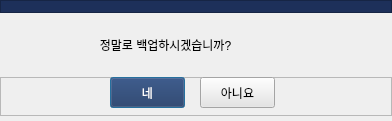
<?xml version="1.0" encoding="UTF-8"?>
<ui version="4.0">
 <class>Dialog</class>
 <widget class="QDialog" name="Dialog">
  <property name="geometry">
   <rect>
    <x>0</x>
    <y>0</y>
    <width>392</width>
    <height>121</height>
   </rect>
  </property>
  <property name="windowTitle">
   <string>Dialog</string>
  </property>
  <layout class="QGridLayout" name="gridLayout">
   <property name="leftMargin">
    <number>0</number>
   </property>
   <property name="topMargin">
    <number>0</number>
   </property>
   <property name="rightMargin">
    <number>0</number>
   </property>
   <property name="bottomMargin">
    <number>5</number>
   </property>
   <property name="horizontalSpacing">
    <number>6</number>
   </property>
   <item row="0" column="0">
    <layout class="QVBoxLayout" name="verticalLayout" stretch="1,5,3">
     <property name="spacing">
      <number>0</number>
     </property>
     <item>
      <widget class="QFrame" name="color_frame">
       <property name="styleSheet">
        <string notr="true">background-color: rgb(29, 48, 90);</string>
       </property>
       <property name="frameShape">
        <enum>QFrame::StyledPanel</enum>
       </property>
       <property name="frameShadow">
        <enum>QFrame::Raised</enum>
       </property>
      </widget>
     </item>
     <item>
      <widget class="QLabel" name="label">
       <property name="text">
        <string>                              정말로 백업하시겠습니까?</string>
       </property>
      </widget>
     </item>
     <item>
      <widget class="QFrame" name="frame_2">
       <property name="frameShape">
        <enum>QFrame::StyledPanel</enum>
       </property>
       <property name="frameShadow">
        <enum>QFrame::Raised</enum>
       </property>
       <widget class="QPushButton" name="backup_accept">
        <property name="geometry">
         <rect>
          <x>110</x>
          <y>0</y>
          <width>75</width>
          <height>31</height>
         </rect>
        </property>
        <property name="styleSheet">
         <string notr="true">background-color: rgb(29, 48, 90);
color: rgb(255,255,255);
</string>
        </property>
        <property name="text">
         <string>네</string>
        </property>
       </widget>
       <widget class="QPushButton" name="pushButton_2">
        <property name="geometry">
         <rect>
          <x>200</x>
          <y>0</y>
          <width>75</width>
          <height>31</height>
         </rect>
        </property>
        <property name="styleSheet">
         <string notr="true">background-color: rgb(229, 229, 229);</string>
        </property>
        <property name="text">
         <string>아니요</string>
        </property>
       </widget>
      </widget>
     </item>
    </layout>
   </item>
  </layout>
 </widget>
 <resources/>
 <connections>
  <connection>
   <sender>pushButton_2</sender>
   <signal>clicked()</signal>
   <receiver>Dialog</receiver>
   <slot>reject()</slot>
   <hints>
    <hint type="sourcelabel">
     <x>221</x>
     <y>68</y>
    </hint>
    <hint type="destinationlabel">
     <x>356</x>
     <y>69</y>
    </hint>
   </hints>
  </connection>
 </connections>
</ui>
